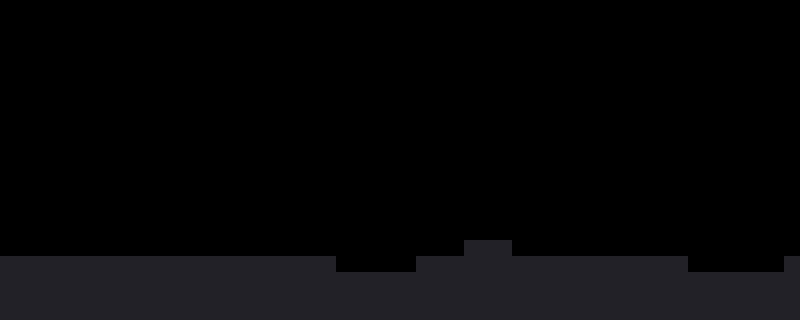

A level layout from a 2D game, rendered from its tile map. Below: a short description, then the map file with its tile-grid data intact:
An orthogonal 50x20 tile map with 16x16 px tiles, 1 tile layer (collision) and 2 objects (playerSpawn, EnemyPlaceholder).

<map version="1.0" tiledversion="1.0.3" orientation="orthogonal" renderorder="right-down" width="50" height="20" tilewidth="16" tileheight="16" nextobjectid="5">
 <properties>
  <property name="collisionLayer" value="collision" />
  <property name="defaultLayers" value="collision" />
 </properties>
 <tileset firstgid="1" name="tileset" tilewidth="16" tileheight="16" tilecount="1" columns="1">
  <image source="tileset.png" width="16" height="16" />
 </tileset>
 <layer name="collision" width="50" height="20">
  <data encoding="csv">
0,0,0,0,0,0,0,0,0,0,0,0,0,0,0,0,0,0,0,0,0,0,0,0,0,0,0,0,0,0,0,0,0,0,0,0,0,0,0,0,0,0,0,0,0,0,0,0,0,0,
0,0,0,0,0,0,0,0,0,0,0,0,0,0,0,0,0,0,0,0,0,0,0,0,0,0,0,0,0,0,0,0,0,0,0,0,0,0,0,0,0,0,0,0,0,0,0,0,0,0,
0,0,0,0,0,0,0,0,0,0,0,0,0,0,0,0,0,0,0,0,0,0,0,0,0,0,0,0,0,0,0,0,0,0,0,0,0,0,0,0,0,0,0,0,0,0,0,0,0,0,
0,0,0,0,0,0,0,0,0,0,0,0,0,0,0,0,0,0,0,0,0,0,0,0,0,0,0,0,0,0,0,0,0,0,0,0,0,0,0,0,0,0,0,0,0,0,0,0,0,0,
0,0,0,0,0,0,0,0,0,0,0,0,0,0,0,0,0,0,0,0,0,0,0,0,0,0,0,0,0,0,0,0,0,0,0,0,0,0,0,0,0,0,0,0,0,0,0,0,0,0,
0,0,0,0,0,0,0,0,0,0,0,0,0,0,0,0,0,0,0,0,0,0,0,0,0,0,0,0,0,0,0,0,0,0,0,0,0,0,0,0,0,0,0,0,0,0,0,0,0,0,
0,0,0,0,0,0,0,0,0,0,0,0,0,0,0,0,0,0,0,0,0,0,0,0,0,0,0,0,0,0,0,0,0,0,0,0,0,0,0,0,0,0,0,0,0,0,0,0,0,0,
0,0,0,0,0,0,0,0,0,0,0,0,0,0,0,0,0,0,0,0,0,0,0,0,0,0,0,0,0,0,0,0,0,0,0,0,0,0,0,0,0,0,0,0,0,0,0,0,0,0,
0,0,0,0,0,0,0,0,0,0,0,0,0,0,0,0,0,0,0,0,0,0,0,0,0,0,0,0,0,0,0,0,0,0,0,0,0,0,0,0,0,0,0,0,0,0,0,0,0,0,
0,0,0,0,0,0,0,0,0,0,0,0,0,0,0,0,0,0,0,0,0,0,0,0,0,0,0,0,0,0,0,0,0,0,0,0,0,0,0,0,0,0,0,0,0,0,0,0,0,0,
0,0,0,0,0,0,0,0,0,0,0,0,0,0,0,0,0,0,0,0,0,0,0,0,0,0,0,0,0,0,0,0,0,0,0,0,0,0,0,0,0,0,0,0,0,0,0,0,0,0,
0,0,0,0,0,0,0,0,0,0,0,0,0,0,0,0,0,0,0,0,0,0,0,0,0,0,0,0,0,0,0,0,0,0,0,0,0,0,0,0,0,0,0,0,0,0,0,0,0,0,
0,0,0,0,0,0,0,0,0,0,0,0,0,0,0,0,0,0,0,0,0,0,0,0,0,0,0,0,0,0,0,0,0,0,0,0,0,0,0,0,0,0,0,0,0,0,0,0,0,0,
0,0,0,0,0,0,0,0,0,0,0,0,0,0,0,0,0,0,0,0,0,0,0,0,0,0,0,0,0,0,0,0,0,0,0,0,0,0,0,0,0,0,0,0,0,0,0,0,0,0,
0,0,0,0,0,0,0,0,0,0,0,0,0,0,0,0,0,0,0,0,0,0,0,0,0,0,0,0,0,0,0,0,0,0,0,0,0,0,0,0,0,0,0,0,0,0,0,0,0,0,
0,0,0,0,0,0,0,0,0,0,0,0,0,0,0,0,0,0,0,0,0,0,0,0,0,0,0,0,0,1,1,1,0,0,0,0,0,0,0,0,0,0,0,0,0,0,0,0,0,0,
1,1,1,1,1,1,1,1,1,1,1,1,1,1,1,1,1,1,1,1,1,0,0,0,0,0,1,1,1,1,1,1,1,1,1,1,1,1,1,1,1,1,1,0,0,0,0,0,0,1,
1,1,1,1,1,1,1,1,1,1,1,1,1,1,1,1,1,1,1,1,1,1,1,1,1,1,1,1,1,1,1,1,1,1,1,1,1,1,1,1,1,1,1,1,1,1,1,1,1,1,
1,1,1,1,1,1,1,1,1,1,1,1,1,1,1,1,1,1,1,1,1,1,1,1,1,1,1,1,1,1,1,1,1,1,1,1,1,1,1,1,1,1,1,1,1,1,1,1,1,1,
1,1,1,1,1,1,1,1,1,1,1,1,1,1,1,1,1,1,1,1,1,1,1,1,1,1,1,1,1,1,1,1,1,1,1,1,1,1,1,1,1,1,1,1,1,1,1,1,1,1
</data>
 </layer>
 <objectgroup name="objects">
  <object id="1" name="playerSpawn" x="60" y="232" />
 </objectgroup>
 <objectgroup name="enemies">
  <object id="2" name="EnemyPlaceholder" type="EnemyPlaceholder" x="768" y="224" />
 </objectgroup>
</map>
